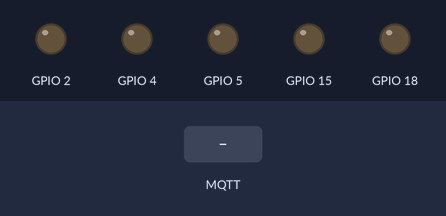
The program below on a simulated ESP32 board running MicroPython. On the bench: output pins drawn as LEDs (lit = HIGH). The inputs (shaded band) are chosen by the test bench. WiFi joins after 1.5 s; no MQTT or app messages arrive unless stated; what the program prints to the serial console is not drawn.

Above: at 3.3 s.
3.4 s: MQTT message "ON" arrives on the first subscribed topic
At 4.6 s:
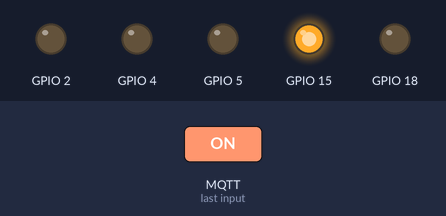
4.9 s: MQTT message "OFF" arrives on the first subscribed topic
At 6.1 s:
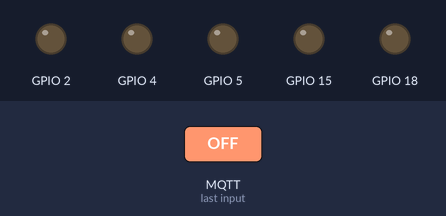
Timing chart, 0 to 7.9 s (numbered marks = the images above; inputs shaded):
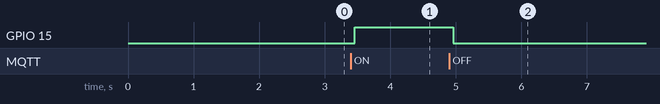

The program:

prueba_ALL.py
```python
import network
import time
from machine import Pin
from umqtt.simple import MQTTClient

# -----------------------
# WiFi y MQTT config
# -----------------------
ssid = "INFINITUM574D"
password = "Mj9Ca9Aw4k"
broker = "test.mosquitto.org"
client_id = "esp32_controlador"
topics = {
    b"casa/cocina/led1": Pin(15, Pin.OUT),
    b"casa/cocina/led2": Pin(2, Pin.OUT),
    b"casa/sala/led1": Pin(4, Pin.OUT),
    b"casa/sala/led2": Pin(5, Pin.OUT),
    b"casa/sala/abanico": Pin(18, Pin.OUT),
}

# -----------------------
# Conexión WiFi
# -----------------------
wlan = network.WLAN(network.STA_IF)
wlan.active(True)
wlan.connect(ssid, password)
print("📶 Conectando a WiFi...")
while not wlan.isconnected():
    time.sleep(1)
print("✅ Conectado a WiFi")

# -----------------------
# Función callback MQTT
# -----------------------
def callback(topic, msg):
    print("📥 Mensaje:", topic, msg)
    if topic in topics:
        if msg == b"ON":
            topics[topic].value(1)
        elif msg == b"OFF":
            topics[topic].value(0)

# -----------------------
# Conexión al broker MQTT
# -----------------------
client = MQTTClient(client_id, broker)
client.set_callback(callback)
client.connect()
print("🔌 Conectado al broker MQTT")

# -----------------------
# Subscribirse a los tópicos
# -----------------------
for t in topics:
    client.subscribe(t)
    print("📡 Subscrito a", t)

# -----------------------
# Esperar comandos
# -----------------------
try:
    while True:
        client.check_msg()
        time.sleep(0.1)
except KeyboardInterrupt:
    client.disconnect()
    print("🔌 Desconectado del broker")
```

Measured:
- after the input at 3.4 s, GPIO 15: LOW → HIGH after 0.06 s
- after the input at 4.9 s, GPIO 15: HIGH → LOW after 0.06 s
